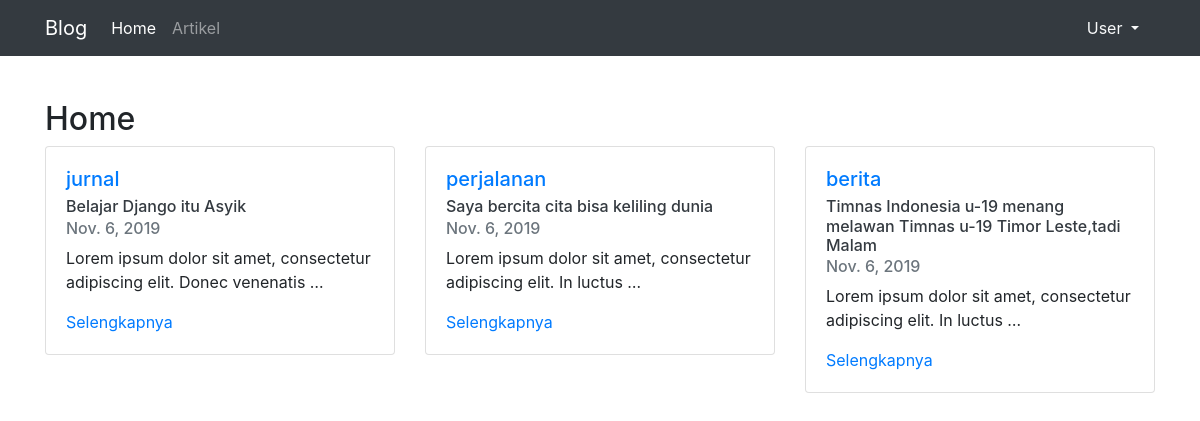
The page / on the database its author committed.
### artikel/models.py (models this page shows, shortened)
class Artikel(models.Model):
	judul 		= models.CharField(max_length=255)
	isi   		= models.TextField()
	kategori 	= models.CharField(max_length=255)
	published 	= models.DateTimeField(auto_now_add=True)
	updated 	= models.DateTimeField(auto_now=True)
	slug 		= models.SlugField(blank=True,editable=False)

### blog/views.py (the view)
# urls.py: url(r'^$',BlogHomeView.as_view(),name='home'),
class BlogHomeView(TemplateView,ArtikelPerKategori):
	template_name = 'index.html'
	def get_context_data(self):
		querysets = self.get_latest_artikel_each_kategori()
		context = {
			'latest_artikel_list':querysets
		}
		return context

### artikel/views.py (called while the page is built)
	def get_latest_artikel_each_kategori(self):
		kategori_list = self.model.objects.values_list('kategori',flat=True).distinct()
		queryset = []# isi nya kosong
		for kategori in kategori_list: # untuk kategori di dalam kategori list
			artikel = self.model.objects.filter(kategori=kategori).latest('published')#artikel sama dengan objects dari model yang difilter berdasarkan kategori yang terakhir di published
			queryset.append(artikel)# variabel queryset merupakan list dan di dalamnya di tambahkan varibael artikel
		return queryset

### templates/index.html (shortened to what this page needs)
{% extends "base.html" %}
{% block contents %}
	<h2>Home</h2>
  <div class="row">
    {% for artikel in latest_artikel_list %}
    <div class="col-sm-4">
        	<div class="card">
            <div class="card-body">
              <h5 class="card-title" ><a href="{% url 'artikel:category' artikel.kategori 1 %}">{{artikel.kategori}}</a></h5>
              <h6 class="card-subtitle mb-2 text-dark">{{artikel.judul}}</h6>
              <h6 class="card-subtitle mb-2 text-muted">{{artikel.published|date}}</h6>
              <p class="card-text">{{artikel.isi|truncatewords:10}}</p>
              <a href="{% url 'artikel:detail' artikel.slug %}" class="card-link">Selengkapnya</a>
            </div>
          </div>
      </div>
    {% endfor %}
  </div>
{% endblock contents %}

### rows shown on the page
Artikel: kategori "jurnal", judul "Belajar Django itu Asyik", published "Nov. 6, 2019", isi "Lorem ipsum dolor sit amet, consectetur adipiscing elit. Donec venenatis …"
Artikel: kategori "perjalanan", judul "Saya bercita cita bisa keliling dunia", published "Nov. 6, 2019", isi "Lorem ipsum dolor sit amet, consectetur adipiscing elit. In luctus …"
Artikel: kategori "berita", judul "Timnas Indonesia u-19 menang melawan Timnas u-19 Timor Leste,tadi Malam", published "Nov. 6, 2019", isi "Lorem ipsum dolor sit amet, consectetur adipiscing elit. In luctus …"
